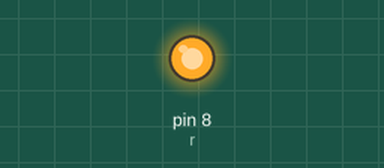
The sketch below on a simulated Arduino Uno, built with avr-gcc and run on an emulated ATmega328P. On the bench: output pins drawn as LEDs (lit = HIGH).

Above: at 2.0 s.
At 9.0 s:
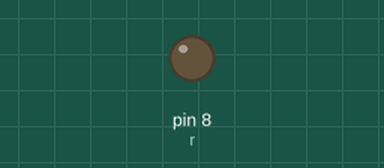
Timing chart, 0 to 18.2 s (numbered marks = the images above):
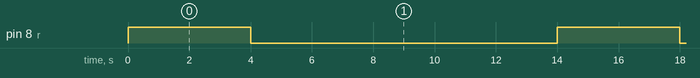

The sketch:

RelayLED.ino
```cpp
int r = 8;

void setup() {
  // put your setup code here, to run once:
  Serial.begin(9600);
  pinMode(r, OUTPUT);
}

void loop() {
  // put your main code here, to run repeatedly:
  digitalWrite(r, HIGH);
  delay(4000);
  digitalWrite(r, LOW);
  delay(10000);
}
```

Measured:
- by itself, pin 8 (r): alternates HIGH for 4.0 s and LOW for 10.0 s
